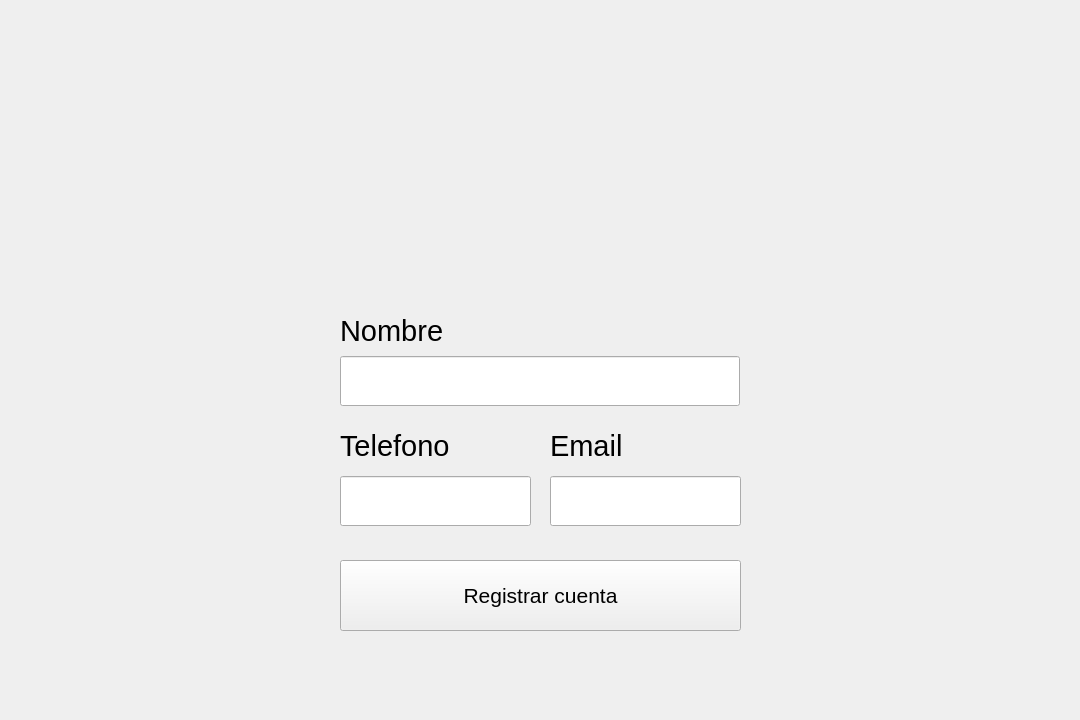
<?xml version="1.0" encoding="UTF-8"?>
<ui version="4.0">
 <class>MainWindow</class>
 <widget class="QMainWindow" name="MainWindow">
  <property name="enabled">
   <bool>true</bool>
  </property>
  <property name="geometry">
   <rect>
    <x>0</x>
    <y>0</y>
    <width>1080</width>
    <height>720</height>
   </rect>
  </property>
  <property name="windowTitle">
   <string>MainWindow</string>
  </property>
  <widget class="QWidget" name="centralwidget">
   <widget class="QLineEdit" name="lineEdit">
    <property name="geometry">
     <rect>
      <x>340</x>
      <y>356</y>
      <width>400</width>
      <height>50</height>
     </rect>
    </property>
    <property name="font">
     <font>
      <pointsize>20</pointsize>
     </font>
    </property>
    <property name="text">
     <string/>
    </property>
   </widget>
   <widget class="QLineEdit" name="lineEdit_2">
    <property name="geometry">
     <rect>
      <x>340</x>
      <y>476</y>
      <width>191</width>
      <height>50</height>
     </rect>
    </property>
    <property name="font">
     <font>
      <pointsize>20</pointsize>
     </font>
    </property>
    <property name="text">
     <string/>
    </property>
   </widget>
   <widget class="QLabel" name="label">
    <property name="geometry">
     <rect>
      <x>340</x>
      <y>315</y>
      <width>401</width>
      <height>31</height>
     </rect>
    </property>
    <property name="font">
     <font>
      <pointsize>22</pointsize>
     </font>
    </property>
    <property name="text">
     <string>Nombre</string>
    </property>
   </widget>
   <widget class="QLabel" name="label_2">
    <property name="geometry">
     <rect>
      <x>340</x>
      <y>430</y>
      <width>191</width>
      <height>31</height>
     </rect>
    </property>
    <property name="font">
     <font>
      <pointsize>22</pointsize>
     </font>
    </property>
    <property name="text">
     <string>Telefono</string>
    </property>
   </widget>
   <widget class="QPushButton" name="pushButton">
    <property name="geometry">
     <rect>
      <x>340</x>
      <y>560</y>
      <width>401</width>
      <height>71</height>
     </rect>
    </property>
    <property name="font">
     <font>
      <pointsize>16</pointsize>
     </font>
    </property>
    <property name="text">
     <string>Registrar cuenta</string>
    </property>
   </widget>
   <widget class="QLabel" name="label_3">
    <property name="geometry">
     <rect>
      <x>340</x>
      <y>60</y>
      <width>401</width>
      <height>221</height>
     </rect>
    </property>
    <property name="font">
     <font>
      <pointsize>22</pointsize>
     </font>
    </property>
    <property name="text">
     <string/>
    </property>
    <property name="pixmap">
     <pixmap>:/prefijoNuevo/s.png</pixmap>
    </property>
    <property name="scaledContents">
     <bool>true</bool>
    </property>
   </widget>
   <widget class="QLabel" name="label_4">
    <property name="geometry">
     <rect>
      <x>550</x>
      <y>430</y>
      <width>191</width>
      <height>31</height>
     </rect>
    </property>
    <property name="font">
     <font>
      <pointsize>22</pointsize>
     </font>
    </property>
    <property name="text">
     <string>Email</string>
    </property>
   </widget>
   <widget class="QLineEdit" name="lineEdit_3">
    <property name="geometry">
     <rect>
      <x>550</x>
      <y>476</y>
      <width>191</width>
      <height>50</height>
     </rect>
    </property>
    <property name="font">
     <font>
      <pointsize>20</pointsize>
     </font>
    </property>
    <property name="text">
     <string/>
    </property>
   </widget>
  </widget>
 </widget>
 <resources>
  <include location="../img/logo.qrc"/>
 </resources>
 <connections/>
</ui>
